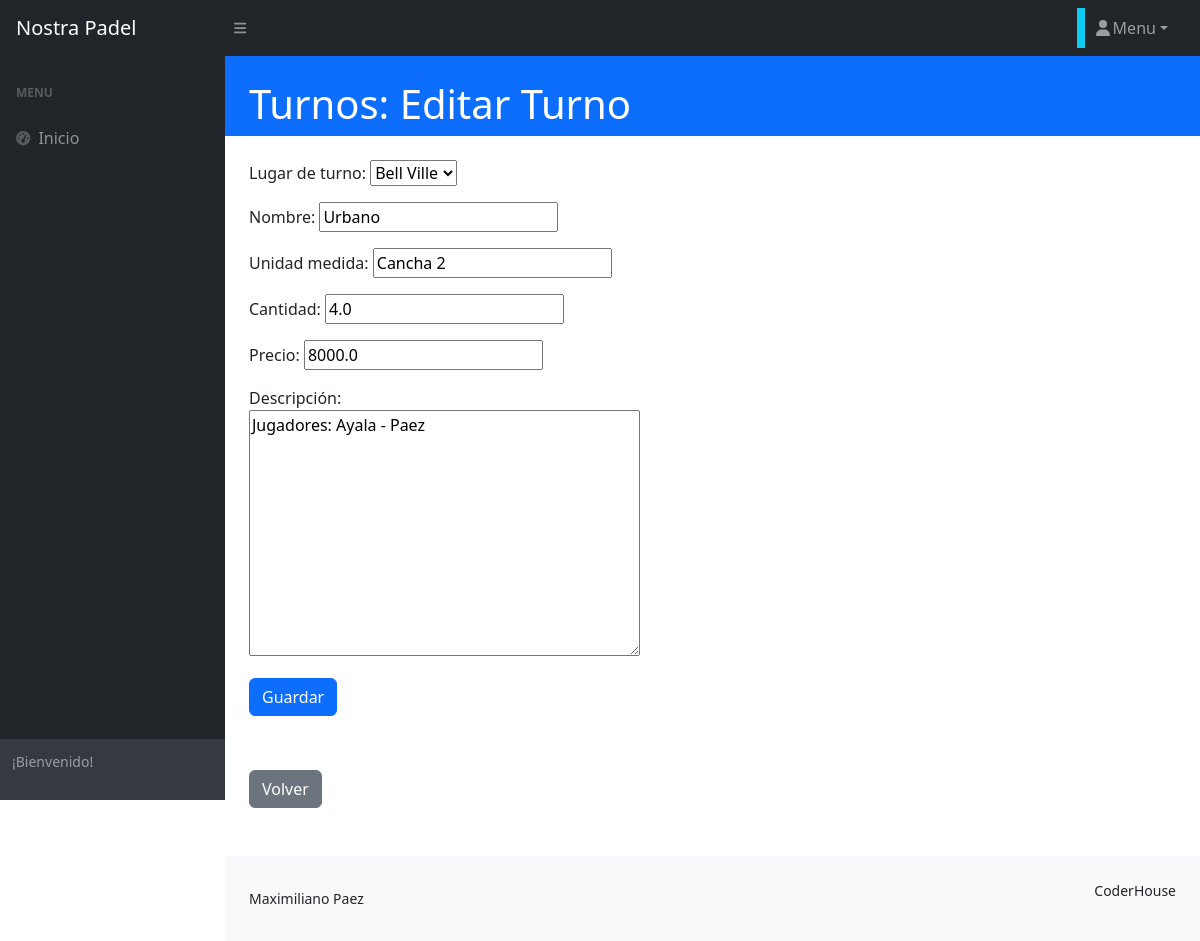
The app's page /turno/turno/update/3 with its own data.
### turno/models.py (models this page shows, shortened)
class Turno(models.Model):
    categoria_id = models.ForeignKey(
        TurnoLugar, null=True, blank=True, on_delete=models.SET_NULL, verbose_name="lugar de turno"
    )
    nombre = models.CharField(max_length=100)
    unidad_medida = models.CharField(max_length=100)
    cantidad = models.FloatField()
    precio = models.FloatField()
    descripcion = models.TextField(null=True, blank=True, verbose_name="descripción")
    fecha_actualizacion = models.DateField(
        null=True, blank=True, default=timezone.now, editable=False, verbose_name="fecha de actualización"
    )
    class Meta:
        verbose_name = "turno"
        verbose_name_plural = "turnos"

class TurnoLugar(models.Model):
    nombre = models.CharField(max_length=200, unique=True)
    descripcion = models.CharField(
        max_length=250, null=True, blank=True, verbose_name="descripcíon"
    )
    def __str__(self) -> str:
        return self.nombre
    class Meta:
        verbose_name = "lugar de turno"
        verbose_name_plural = "lugares de turnos"

### turno/views.py (the view)
# urls.py: path("turno/update/<int:pk>", views.TurnoUpdate.as_view(), name="turno_update"),
class TurnoUpdate(UpdateView):
    model = models.Turno
    form_class = forms.TurnoForm
    success_url = reverse_lazy("turno:turno_list")

### turno/forms.py
class TurnoForm(forms.ModelForm):
    class Meta:
        model = models.Turno
        fields = "__all__"

### turno/templates/turno/turno_form.html (shortened to what this page needs)
{% extends 'core/base.html' %}
{% block titulo %}
    {% if form.instance.pk %}
        <div class="container-fluid px-4">
            <h1 class="mt-4">Turnos: Editar Turno</h1>
        </div>
    {% else %}
        <div class="container-fluid px-4">
            <h1 class="mt-4">Turnos: Creación de Turno</h1>
        </div>
    {% endif %}
{% endblock titulo %}
{% block contenido %}
<form method="post">
    <div class="container-fluid p-4">
        <div class="row">
            <div class="col-md-6">
                {{ form.as_p }}
            </div>
        </div>
        <button type="submit" class="btn btn-primary">Guardar</button>
    </div>
</form>
<div class="container-fluid p-4">
    <div class="fs-3 pb-4">
        <a href="{% url 'turno:home' %}" class="btn btn-secondary">Volver</a>
    </div>
</div>
{% endblock contenido %}

### records on screen
Turno: categoria_id "Bell Ville", unidad_medida "Cancha 2", cantidad "4.0", precio "8000.0", descripcion "Jugadores: Ayala - Paez"
TurnoLugar: nombre "Urbano"
